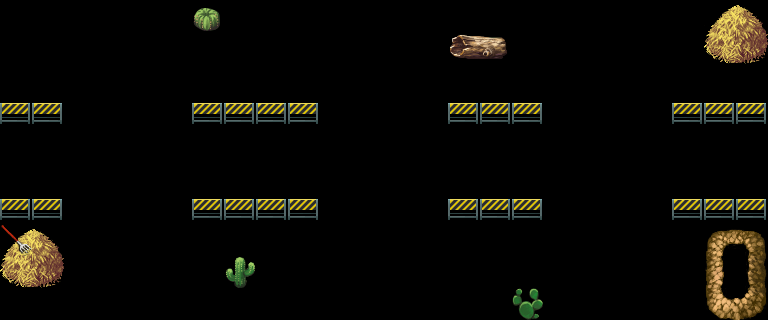

This game map was drawn from its Tiled (.tmx) file and the tilesets committed beside it. A one-line description and the full map source follow:
An orthogonal 24x10 tile map with 32x32 px tiles, 1 tile layer (camada2obstaculos).

<map version="1.5" tiledversion="1.7.2" orientation="orthogonal" renderorder="right-down" width="24" height="10" tilewidth="32" tileheight="32" infinite="0" nextlayerid="6" nextobjectid="1">
 <editorsettings>
  <export format="tmx" />
 </editorsettings>
 <tileset firstgid="1" source="tile.tsx" />
 <layer id="4" name="camada2obstaculos" width="24" height="10">
  <data encoding="csv">
0,0,0,0,0,0,1,0,0,0,0,0,0,0,0,0,0,0,0,0,0,0,49,50,
0,0,0,0,0,0,0,0,0,0,0,0,0,0,74,75,0,0,0,0,0,0,65,66,
0,0,0,0,0,0,0,0,0,0,0,0,0,0,0,0,0,0,0,0,0,0,0,0,
863,863,0,0,0,0,863,863,863,863,0,0,0,0,863,863,863,0,0,0,0,863,863,863,
0,0,0,0,0,0,0,0,0,0,0,0,0,0,0,0,0,0,0,0,0,0,0,0,
0,0,0,0,0,0,0,0,0,0,0,0,0,0,0,0,0,0,0,0,0,0,0,0,
863,863,0,0,0,0,863,863,863,863,0,0,0,0,863,863,863,0,0,0,0,863,863,863,
51,50,0,0,0,0,0,0,0,0,0,0,0,0,0,0,0,0,0,0,0,0,201,203,
65,66,0,0,0,0,0,3,0,0,0,0,0,0,0,0,0,0,0,0,0,0,217,219,
0,0,0,0,0,0,0,0,0,0,0,0,0,0,0,0,2,0,0,0,0,0,233,235
</data>
 </layer>
</map>
